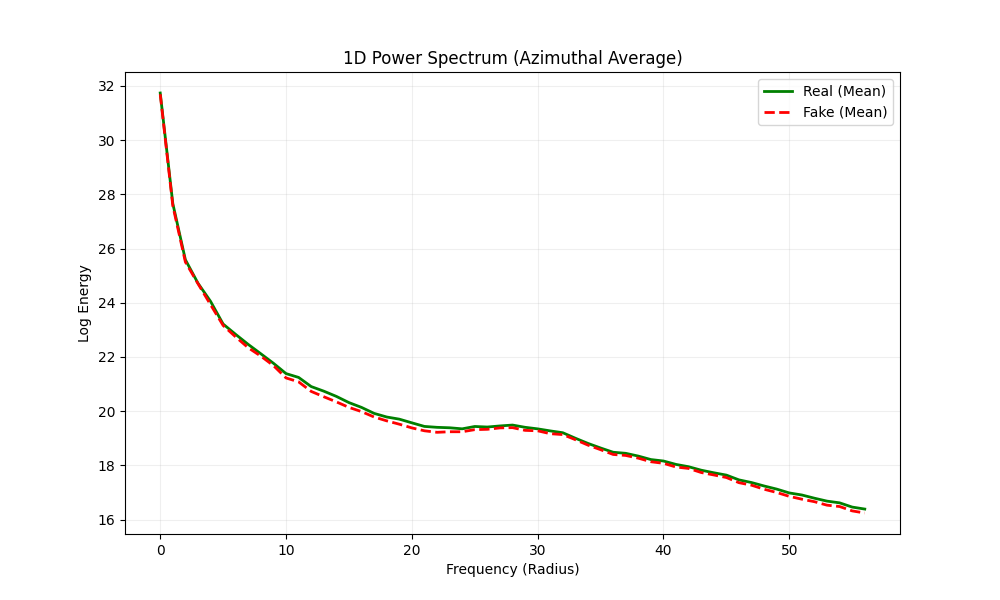
#> input picture Spectral_Analysis/Deepfakes_AZ_avg_SpecMag.png, 1000 x 600 px
$ python visualization_pipeline.py -r Deepfakes_AZ_avg_SpecMag.png -f Deepfakes_pipline_comparison.png
#> lines starting #> are read from the running program, lines starting #| are printed output that depends on the picture; after the words box and inside, x2 and y2 are one past the last pixel; in counts of white or black regions, pixels touching at a corner belong together
"""
Visualization pipeline for spectral analysis of deepfake detection.
Shows step-by-step processing: RGB separation → FFT → log-magnitude → high-pass filter.

Usage:
python visualization_pipeline.py --real <path_to_real_image> --fake <path_to_fake_image> --output <output_file>

Author: Spectral Analysis Pipeline
Date: 2026-02-03
"""
import os
import argparse
import cv2
import numpy as np
import matplotlib.pyplot as plt
from matplotlib.gridspec import GridSpec
from scipy.stats import pearsonr

# High-pass filter radius (from features.py)
HPF_RADIUS = 0  # High-Pass Filter Radius


def get_log_spectrum(channel):
    """Performs 2D-FFT and returns the Log-Magnitude Spectrum."""
    f = np.fft.fft2(channel)
    fshift = np.fft.fftshift(f)
    magnitude = np.abs(fshift)
    return 20 * np.log(magnitude + 1e-10)


def apply_highpass_filter(spectrum, radius=HPF_RADIUS):
    """Apply circular high-pass filter to spectrum."""
    rows, cols = spectrum.shape
    crow, ccol = rows // 2, cols // 2
    y, x = np.ogrid[:rows, :cols]

    # Create mask (False in center, True outside)
    mask = (x - ccol)**2 + (y - crow)**2 > radius**2

    # Apply mask
    filtered = spectrum.copy()
    filtered[~mask] = 0

    return filtered, mask


def process_image(image_path):
    """
    Process image through complete spectral analysis pipeline.
    Returns all intermediate results for visualization.
    """
    # Load image
    img = cv2.imread(image_path)
    if img is None:
        raise ValueError(f"Cannot read image: {image_path}")

    img_rgb = cv2.cvtColor(img, cv2.COLOR_BGR2RGB)
    r, g, b = cv2.split(img_rgb)

    # Get log-magnitude spectra
    log_r = get_log_spectrum(r)
    log_g = get_log_spectrum(g)
    log_b = get_log_spectrum(b)

    # Apply high-pass filter
    filtered_r, mask = apply_highpass_filter(log_r)
    filtered_g, _ = apply_highpass_filter(log_g)
    filtered_b, _ = apply_highpass_filter(log_b)

    # Calculate correlations on filtered spectra
    valid = mask.flatten()
    flat_r = filtered_r.flatten()[valid]
    flat_g = filtered_g.flatten()[valid]
    flat_b = filtered_b.flatten()[valid]

    corr_rg, _ = pearsonr(flat_r, flat_g)
    corr_rb, _ = pearsonr(flat_r, flat_b)
    corr_gb, _ = pearsonr(flat_g, flat_b)

    # Difference maps
    diff_rg = np.abs(filtered_r - filtered_g)
    diff_rb = np.abs(filtered_r - filtered_b)
    diff_gb = np.abs(filtered_g - filtered_b)

    return {
        'image': img_rgb,
        'channels': {'R': r, 'G': g, 'B': b},
        'spectra': {'R': log_r, 'G': log_g, 'B': log_b},
        'filtered': {'R': filtered_r, 'G': filtered_g, 'B': filtered_b},
        'differences': {'RG': diff_rg, 'RB': diff_rb, 'GB': diff_gb},
        'correlations': {'RG': corr_rg, 'RB': corr_rb, 'GB': corr_gb},
        'mask': mask
    }


def create_visualization(real_data, fake_data, output_path):
    """
    Create comprehensive side-by-side visualization.
    """
    fig = plt.figure(figsize=(20, 18))
    gs = GridSpec(6, 8, figure=fig, hspace=0.35, wspace=0.4)

    # Title
    fig.suptitle('Spectral Analysis: Real vs Deepfake Image Comparison',
                 fontsize=18, fontweight='bold', y=0.98)

    # Row 0: Original Images (larger display)
    ax = fig.add_subplot(gs[0, 1:4])
    ax.imshow(real_data['image'])
    ax.set_title('Real Image', fontsize=14, fontweight='bold', color='green')
    ax.axis('off')

    ax = fig.add_subplot(gs[0, 4:7])
    ax.imshow(fake_data['image'])
    ax.set_title('Fake Image', fontsize=14, fontweight='bold', color='red')
    ax.axis('off')

    # Row 1: RGB Channel Separation
    fig.text(0.02, 0.80, 'RGB\nChannels', fontsize=11, fontweight='bold',
             rotation=90, va='center')

    # Real RGB channels
    for i, (channel, color) in enumerate([('R', 'Reds'), ('G', 'Greens'), ('B', 'Blues')]):
        ax = fig.add_subplot(gs[1, i*2])
        ax.imshow(real_data['channels'][channel], cmap=color)
        ax.set_title(f'Real {channel}', fontsize=10)
        ax.axis('off')

    # Fake RGB channels
    for i, (channel, color) in enumerate([('R', 'Reds'), ('G', 'Greens'), ('B', 'Blues')]):
        ax = fig.add_subplot(gs[1, i*2+1])
        ax.imshow(fake_data['channels'][channel], cmap=color)
        ax.set_title(f'Fake {channel}', fontsize=10)
        ax.axis('off')

    # Row 2: Log-Magnitude Spectra
    fig.text(0.02, 0.65, 'Log-Magnitude\nSpectra', fontsize=11, fontweight='bold',
             rotation=90, va='center')

    channels = ['R', 'G', 'B']
    for i, channel in enumerate(channels):
        # Real spectrum
        ax = fig.add_subplot(gs[2, i*2])
        im = ax.imshow(real_data['spectra'][channel], cmap='hot')
        ax.set_title(f'Real {channel} Spectrum', fontsize=10)
        ax.axis('off')
        plt.colorbar(im, ax=ax, fraction=0.046, pad=0.04)

        # Fake spectrum
        ax = fig.add_subplot(gs[2, i*2+1])
        im = ax.imshow(fake_data['spectra'][channel], cmap='hot')
        ax.set_title(f'Fake {channel} Spectrum', fontsize=10)
        ax.axis('off')
        plt.colorbar(im, ax=ax, fraction=0.046, pad=0.04)

    # Row 3: High-Pass Filtered Spectra
    fig.text(0.02, 0.50, f'High-Pass\nFiltered\n(R={HPF_RADIUS}px)', fontsize=11, fontweight='bold',
             rotation=90, va='center')

    for i, channel in enumerate(channels):
        # Real filtered
        ax = fig.add_subplot(gs[3, i*2])
        im = ax.imshow(real_data['filtered'][channel], cmap='hot')
        ax.set_title(f'Real {channel} Filtered', fontsize=10)
        ax.axis('off')
        plt.colorbar(im, ax=ax, fraction=0.046, pad=0.04)

        # Fake filtered
        ax = fig.add_subplot(gs[3, i*2+1])
        im = ax.imshow(fake_data['filtered'][channel], cmap='hot')
        ax.set_title(f'Fake {channel} Filtered', fontsize=10)
        ax.axis('off')
        plt.colorbar(im, ax=ax, fraction=0.046, pad=0.04)

    # Row 4: Difference Maps
    fig.text(0.02, 0.35, 'Difference\nMaps', fontsize=11, fontweight='bold',
             rotation=90, va='center')

    diff_pairs = [('RG', 'R-G'), ('RB', 'R-B'), ('GB', 'G-B')]
    for i, (pair, label) in enumerate(diff_pairs):
        # Real differences
        ax = fig.add_subplot(gs[4, i*2])
        im = ax.imshow(real_data['differences'][pair], cmap='viridis')
        ax.set_title(f'Real |{label}|', fontsize=10)
        ax.axis('off')
        plt.colorbar(im, ax=ax, fraction=0.046, pad=0.04)

        # Fake differences
        ax = fig.add_subplot(gs[4, i*2+1])
        im = ax.imshow(fake_data['differences'][pair], cmap='viridis')
        ax.set_title(f'Fake |{label}|', fontsize=10)
        ax.axis('off')
        plt.colorbar(im, ax=ax, fraction=0.046, pad=0.04)

    # Row 5: Correlation Statistics and Mask Visualization
    fig.text(0.02, 0.15, 'Statistics\n& Analysis', fontsize=11, fontweight='bold',
             rotation=90, va='center')

    # Correlation comparison
    ax = fig.add_subplot(gs[5, 0:3])

    corr_types = ['RG', 'RB', 'GB']
    x = np.arange(len(corr_types))
    width = 0.35

    real_corrs = [real_data['correlations'][c] for c in corr_types]
    fake_corrs = [fake_data['correlations'][c] for c in corr_types]

    bars1 = ax.bar(x - width/2, real_corrs, width, label='Real', color='green', alpha=0.7)
    bars2 = ax.bar(x + width/2, fake_corrs, width, label='Fake', color='red', alpha=0.7)

    ax.set_xlabel('Correlation Type', fontsize=11)
    ax.set_ylabel('Correlation Coefficient', fontsize=11)
    ax.set_title('RGB Channel Correlations Comparison', fontsize=12, fontweight='bold')
    ax.set_xticks(x)
    ax.set_xticklabels(corr_types)
    ax.legend()
    ax.grid(True, alpha=0.3, axis='y')
    ax.set_ylim([min(min(real_corrs), min(fake_corrs)) - 0.05, 1.0])

    # Add value labels on bars
    for bars in [bars1, bars2]:
        for bar in bars:
            height = bar.get_height()
            ax.text(bar.get_x() + bar.get_width()/2., height,
                   f'{height:.4f}', ha='center', va='bottom', fontsize=9)

    # Statistics table
    ax = fig.add_subplot(gs[5, 4:7])
    ax.axis('off')

    stats_text = "SPECTRAL CORRELATION ANALYSIS\n" + "="*45 + "\n\n"
    stats_text += "Real Image:\n"
    for corr_type in corr_types:
        stats_text += f"  ρ_{corr_type} = {real_data['correlations'][corr_type]:.6f}\n"

    stats_text += "\nFake Image:\n"
    for corr_type in corr_types:
        stats_text += f"  ρ_{corr_type} = {fake_data['correlations'][corr_type]:.6f}\n"

    stats_text += "\nDifference (Real - Fake):\n"
    for corr_type in corr_types:
        diff = real_data['correlations'][corr_type] - fake_data['correlations'][corr_type]
        stats_text += f"  Δρ_{corr_type} = {diff:+.6f}\n"

    ax.text(0.1, 0.95, stats_text, transform=ax.transAxes, fontsize=10,
           verticalalignment='top', family='monospace',
           bbox=dict(boxstyle='round', facecolor='wheat', alpha=0.8))

    # High-pass filter mask visualization
    ax = fig.add_subplot(gs[5, 6:8])
    im = ax.imshow(real_data['mask'], cmap='gray')
    ax.set_title(f'High-Pass Filter Mask\n(Radius={HPF_RADIUS} px)', fontsize=10, fontweight='bold')
    ax.axis('off')

    # Add circle to show radius
    circle = plt.Circle((real_data['mask'].shape[1]//2, real_data['mask'].shape[0]//2),
                       HPF_RADIUS, color='red', fill=False, linewidth=2)
    ax.add_patch(circle)

    # Save figure
    plt.savefig(output_path, dpi=300, bbox_inches='tight')
    print(f"\nVisualization saved to: {output_path}")
    plt.close()


def main():
    parser = argparse.ArgumentParser(
        description='Visualize spectral analysis pipeline for deepfake detection',
        formatter_class=argparse.ArgumentDefaultsHelpFormatter
    )
    parser.add_argument('--real', '-r', type=str, required=True,
                       help='Path to real image')
    parser.add_argument('--fake', '-f', type=str, required=True,
                       help='Path to fake image')
    parser.add_argument('--output', '-o', type=str, default='spectral_visualization.png',
                       help='Output file path')

    args = parser.parse_args()

    print("\n" + "="*80)
    print("SPECTRAL ANALYSIS VISUALIZATION PIPELINE")
    print("="*80)
    print(f"Real image: {args.real}")
    print(f"Fake image: {args.fake}")
    print(f"Output: {args.output}")
    print("="*80 + "\n")

    # Process images
    print("Processing real image...")
    real_data = process_image(args.real)
#> in process_image, img is the input picture: shape (600, 1000, 3); mean B, G, R 250.5, 250.9, 251.2
#> in apply_highpass_filter, `filtered[~mask] = 0`:
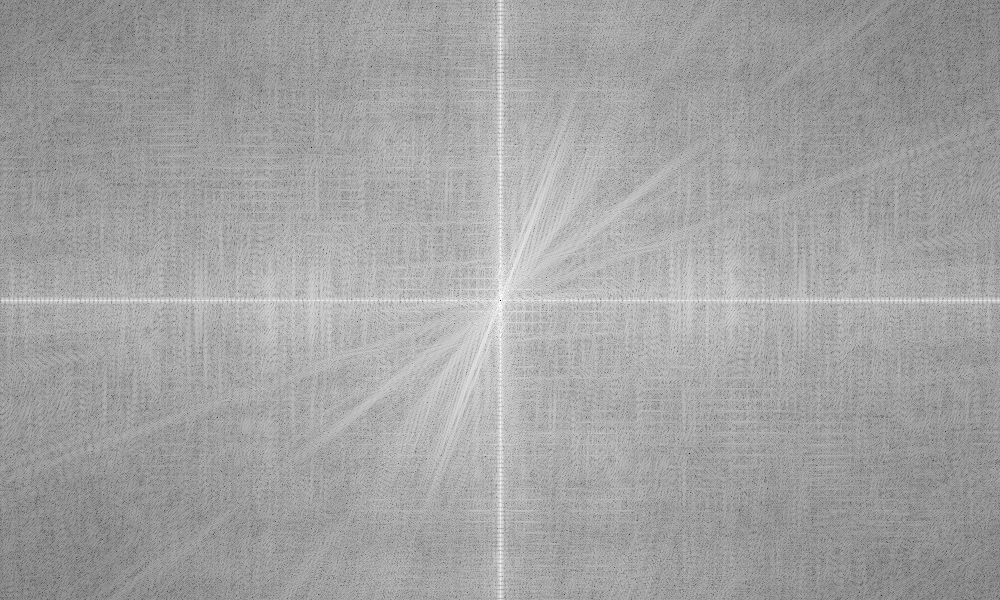
#> filtered: shape (600, 1000) float64; min 0, max 271.5, mean 173.9; drawn with min black and max white
#> in process_image, `filtered_r, mask = apply_highpass_filter(log_r)`:
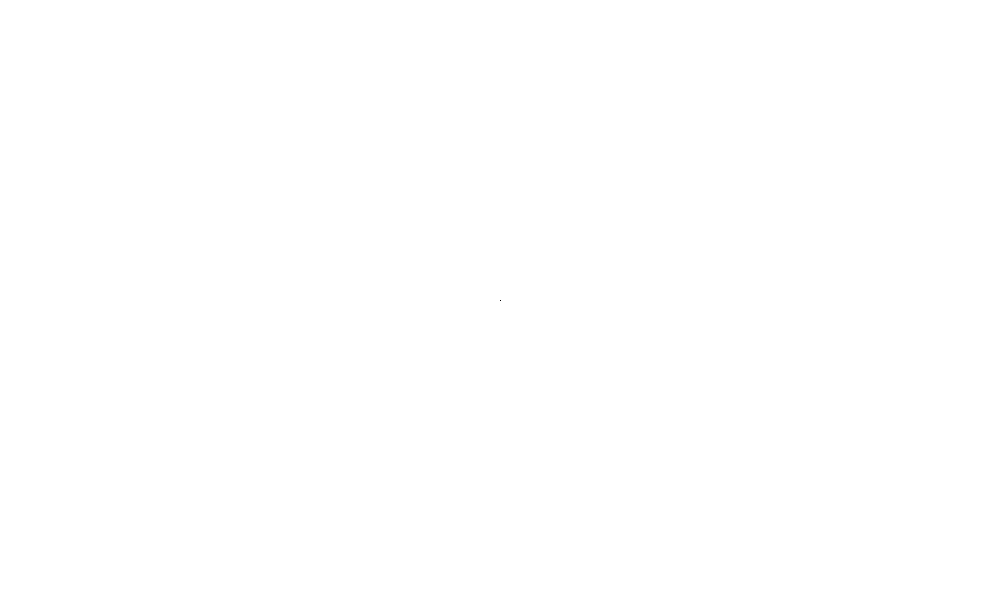
#> mask: shape (600, 1000) bool; 100% white; black in thin lines or dots, all inside (x1, y1, x2, y2) = (500, 300, 501, 301)
#> in process_image, `corr_rg, _ = pearsonr(flat_r, flat_g)`: corr_rg = 0.85
#> in process_image, `corr_rb, _ = pearsonr(flat_r, flat_b)`: corr_rb = 0.89
#> in process_image, `corr_gb, _ = pearsonr(flat_g, flat_b)`: corr_gb = 0.961
#> in process_image, `diff_rg = np.abs(filtered_r - filtered_g)`:
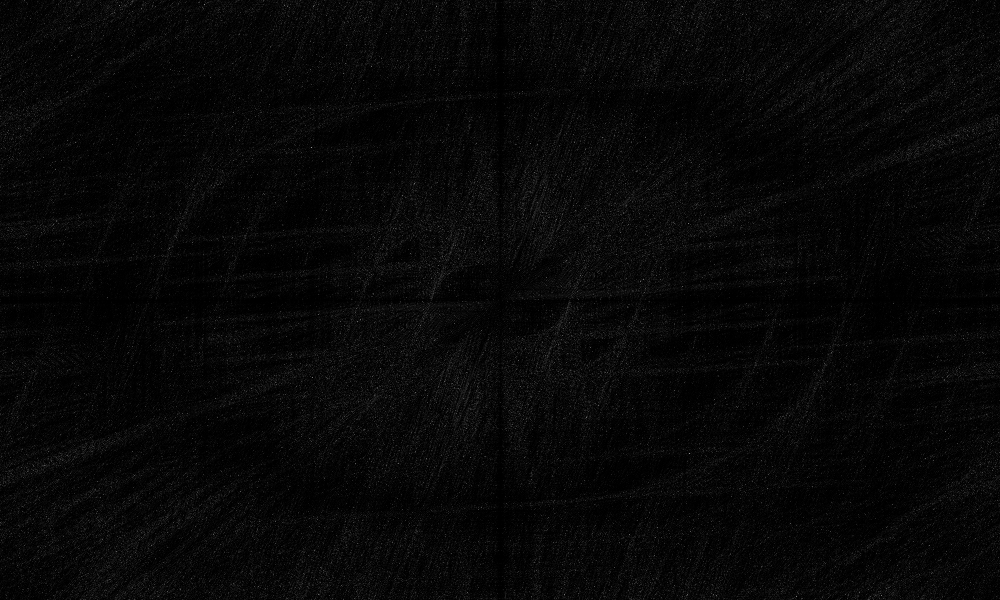
#> diff_rg: shape (600, 1000) float64; min 0, max 145.3, mean 7.6
#> real_data = 7 items

    print("Processing fake image...")
    fake_data = process_image(args.fake)
#> call 2 of process_image, with image_path = 'Deepfakes_pipline_comparison.png'
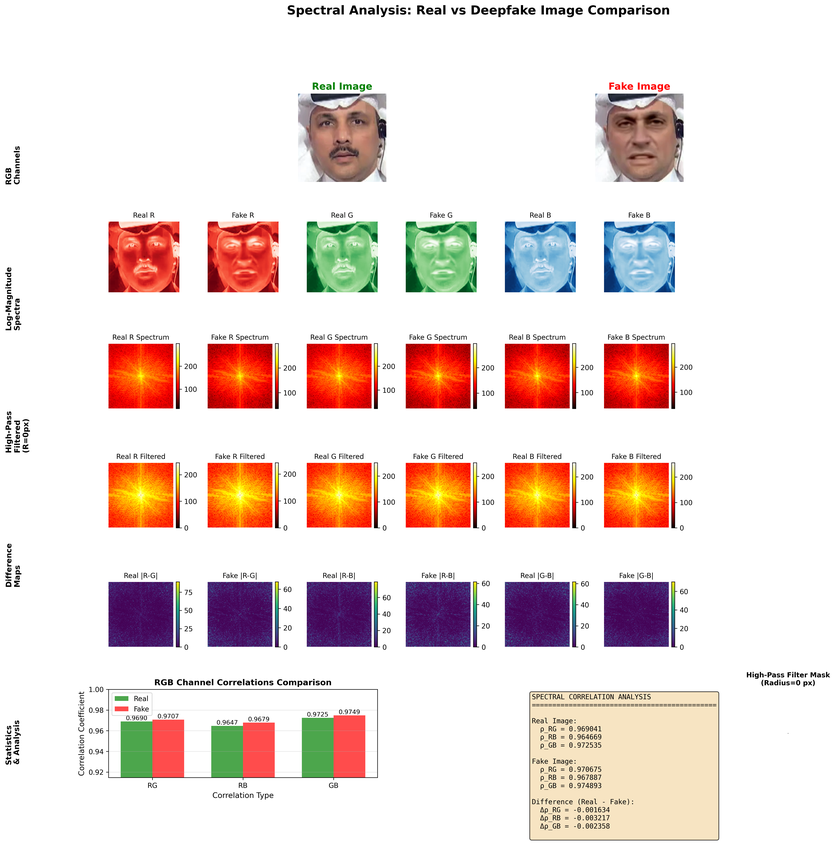
#> input picture Spectral_Analysis/Deepfakes_pipline_comparison.png, 837 x 843 px, shrunk from 5091 x 5125 before the run
#> in process_image, img is the input picture: shape (843, 837, 3); mean B, G, R 213.3, 218.3, 235.1
#> call 4 of apply_highpass_filter, with radius = 0
#> in apply_highpass_filter (call 4), `filtered[~mask] = 0`:
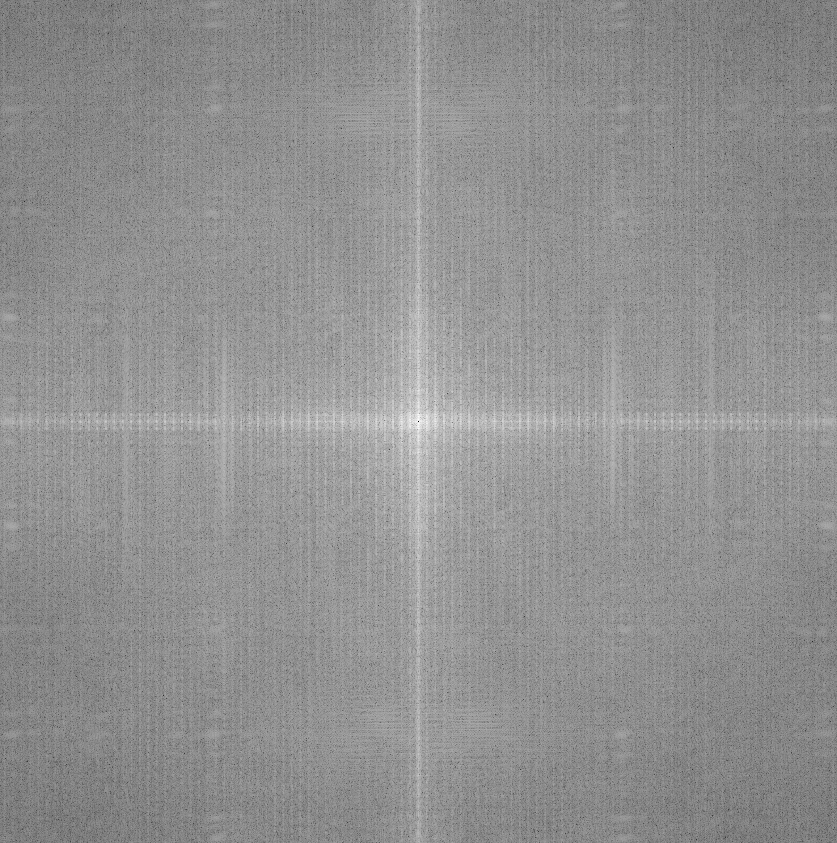
#> filtered: shape (843, 837) float64; min 0, max 313.7, mean 179; drawn with min black and max white
#> in process_image (call 2), `corr_rg, _ = pearsonr(flat_r, flat_g)`: corr_rg = 0.868
#> in process_image (call 2), `corr_rb, _ = pearsonr(flat_r, flat_b)`: corr_rb = 0.898
#> in process_image (call 2), `corr_gb, _ = pearsonr(flat_g, flat_b)`: corr_gb = 0.926
#> in process_image (call 2), `diff_rg = np.abs(filtered_r - filtered_g)`:
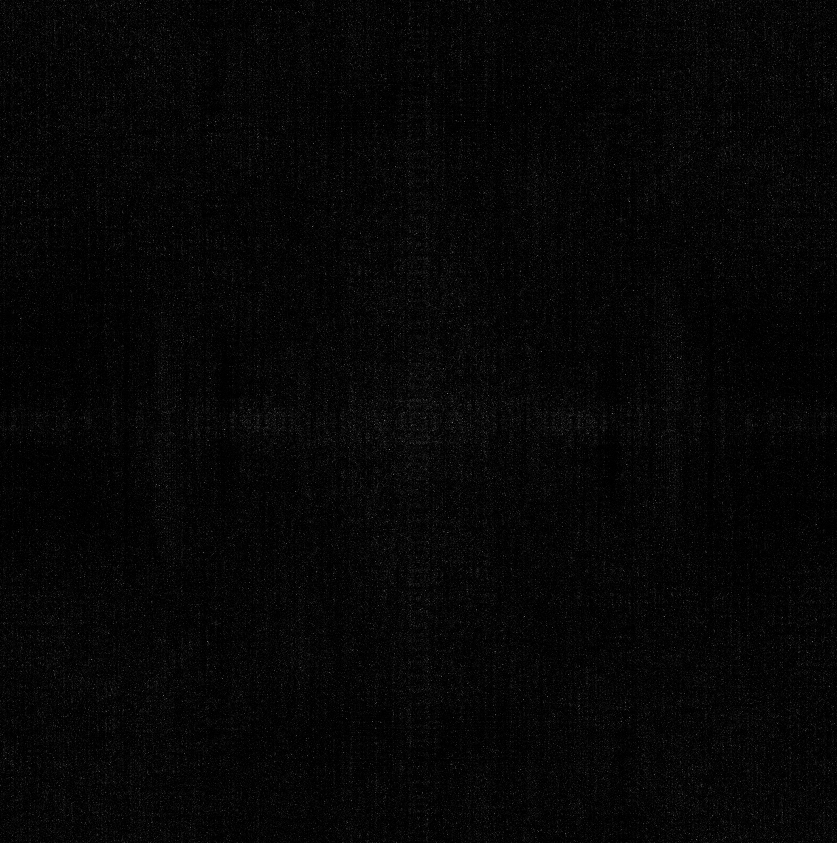
#> diff_rg: shape (843, 837) float64; min 0, max 118.7, mean 6.6
#> fake_data = 7 items

    # Create visualization
    print("Creating visualization...")
    create_visualization(real_data, fake_data, args.output)
#> in create_visualization, `real_corrs = [real_data['correlations'][c] for c in corr_types]`: real_corrs = [0.85, 0.89, 0.961]
#> in create_visualization, `fake_corrs = [fake_data['correlations'][c] for c in corr_types]`: fake_corrs = [0.868, 0.898, 0.926]
#> the loop in create_visualization, `for bars in [bars1, bars2]:` made 2 passes
#> the loop in create_visualization, `for corr_type in corr_types:` made 3 passes
#> diff on passes 1 to 3: -0.0185, -0.00762, 0.0354
#> in create_visualization, `plt.savefig(output_path, dpi=300, bbox_inches='tight')`:
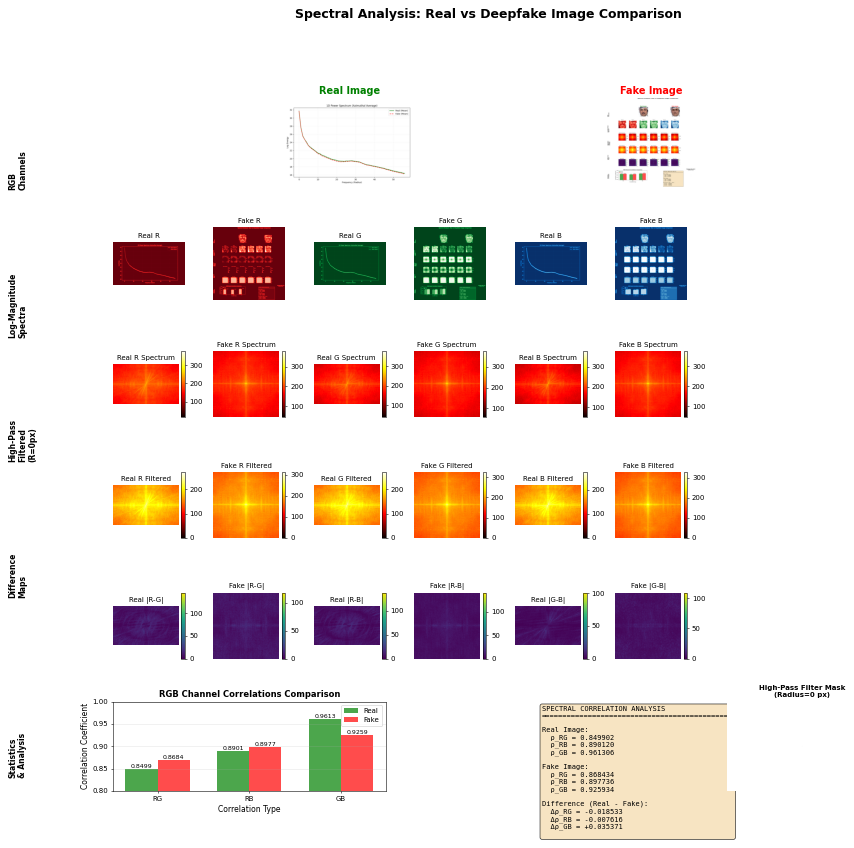
#> figure drawn by matplotlib, 46 panels; panel 45: tallest bar 0.961 high, from x = 1.65 to 2; panel 45: tallest bar 0.926 high, from x = 2 to 2.35

    # Print summary
    print("\n" + "="*80)
    print("CORRELATION COMPARISON SUMMARY")
    print("="*80)
    print(f"{'Channel Pair':<15} {'Real':>12} {'Fake':>12} {'Difference':>12}")
    print("-"*80)
    for corr_type in ['RG', 'RB', 'GB']:
        real_val = real_data['correlations'][corr_type]
        fake_val = fake_data['correlations'][corr_type]
        diff = real_val - fake_val
        print(f"{corr_type:<15} {real_val:>12.6f} {fake_val:>12.6f} {diff:>+12.6f}")
#> this loop made 3 passes
#> (real_val, fake_val, diff) on passes 1 to 3: (0.85, 0.868, -0.0185), (0.89, 0.898, -0.00762), (0.961, 0.926, 0.0354)
#> (printed output is left out)
    print("="*80 + "\n")


if __name__ == '__main__':
    main()
